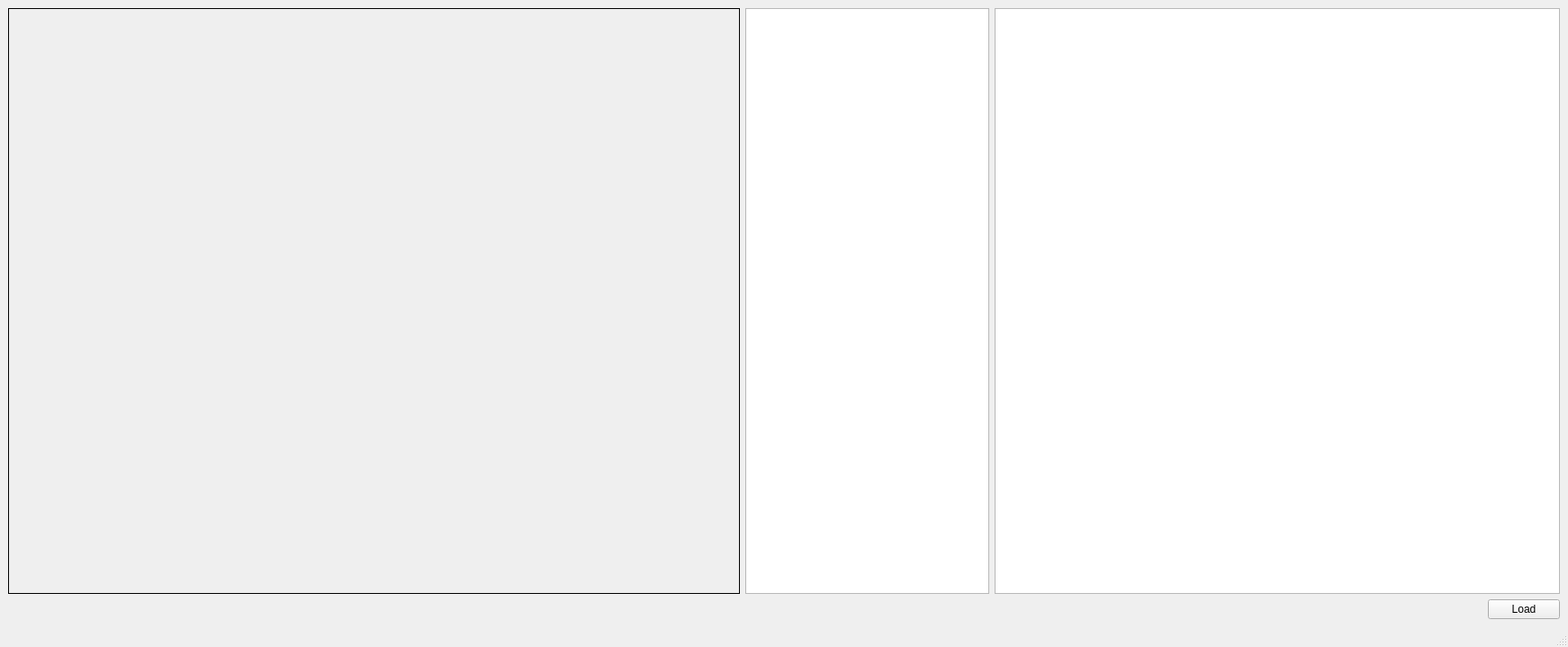
<?xml version="1.0" encoding="UTF-8"?>
<ui version="4.0">
 <class>MainWindow</class>
 <widget class="QMainWindow" name="MainWindow">
  <property name="geometry">
   <rect>
    <x>0</x>
    <y>0</y>
    <width>1742</width>
    <height>719</height>
   </rect>
  </property>
  <property name="windowTitle">
   <string>MainWindow</string>
  </property>
  <widget class="QWidget" name="centralwidget">
   <layout class="QGridLayout" name="gridLayout">
    <item row="0" column="0">
     <widget class="QLabel" name="imageLabel">
      <property name="sizePolicy">
       <sizepolicy hsizetype="Preferred" vsizetype="Preferred">
        <horstretch>6</horstretch>
        <verstretch>0</verstretch>
       </sizepolicy>
      </property>
      <property name="minimumSize">
       <size>
        <width>0</width>
        <height>0</height>
       </size>
      </property>
      <property name="frameShape">
       <enum>QFrame::Box</enum>
      </property>
      <property name="text">
       <string/>
      </property>
      <property name="scaledContents">
       <bool>true</bool>
      </property>
     </widget>
    </item>
    <item row="1" column="3">
     <widget class="QPushButton" name="loadDatasetButton">
      <property name="sizePolicy">
       <sizepolicy hsizetype="Fixed" vsizetype="Minimum">
        <horstretch>0</horstretch>
        <verstretch>0</verstretch>
       </sizepolicy>
      </property>
      <property name="text">
       <string>Load</string>
      </property>
     </widget>
    </item>
    <item row="0" column="2" colspan="2">
     <widget class="PlotWidget" name="dataPlot">
      <property name="sizePolicy">
       <sizepolicy hsizetype="Expanding" vsizetype="Expanding">
        <horstretch>4</horstretch>
        <verstretch>0</verstretch>
       </sizepolicy>
      </property>
     </widget>
    </item>
    <item row="1" column="2">
     <spacer name="horizontalSpacer">
      <property name="orientation">
       <enum>Qt::Horizontal</enum>
      </property>
      <property name="sizeType">
       <enum>QSizePolicy::Expanding</enum>
      </property>
      <property name="sizeHint" stdset="0">
       <size>
        <width>40</width>
        <height>20</height>
       </size>
      </property>
     </spacer>
    </item>
    <item row="0" column="1">
     <widget class="QTextEdit" name="textEdit">
      <property name="sizePolicy">
       <sizepolicy hsizetype="Expanding" vsizetype="Expanding">
        <horstretch>2</horstretch>
        <verstretch>0</verstretch>
       </sizepolicy>
      </property>
      <property name="focusPolicy">
       <enum>Qt::NoFocus</enum>
      </property>
      <property name="readOnly">
       <bool>true</bool>
      </property>
     </widget>
    </item>
   </layout>
  </widget>
  <widget class="QMenuBar" name="menubar">
   <property name="geometry">
    <rect>
     <x>0</x>
     <y>0</y>
     <width>1742</width>
     <height>24</height>
    </rect>
   </property>
  </widget>
  <widget class="QStatusBar" name="statusbar"/>
 </widget>
 <customwidgets>
  <customwidget>
   <class>PlotWidget</class>
   <extends>QGraphicsView</extends>
   <header>pyqtgraph.h</header>
  </customwidget>
 </customwidgets>
 <resources/>
 <connections/>
</ui>
